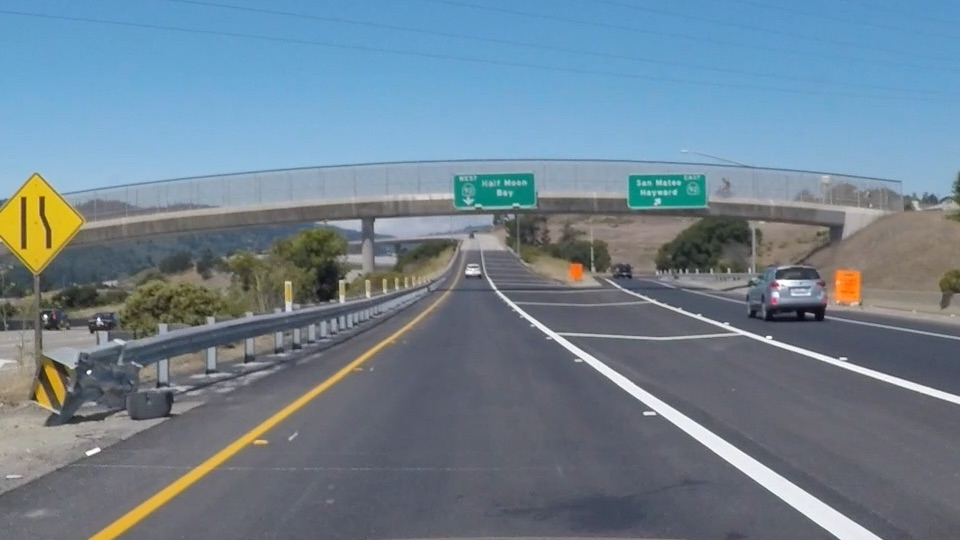
#> input picture images/exit-ramp.jpg, 960 x 540 px
$ python chapter_02.py
#> lines starting #> are read from the running program, lines starting #| are printed output that depends on the picture
import cv2
import numpy as np

# Read an image
img = cv2.imread("../../images/exit-ramp.jpg")
#> img is the input picture: shape (540, 960, 3); mean B, G, R 144.4, 130.2, 111.3
print(img.shape)
#| (540, 960, 3)
cv2.imshow("Original Image", img)

# Resize an iamge
img_resized = cv2.resize(img, (400, 300))
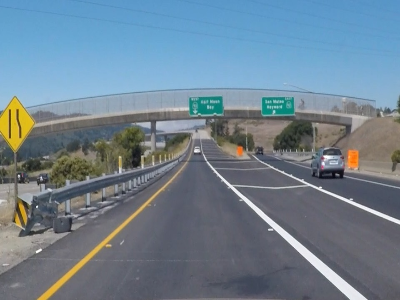
#> img_resized: shape (300, 400, 3); mean B, G, R 144.4, 130.1, 111.3
cv2.imshow("Resized Image", img_resized)
print(img_resized.shape)
#| (300, 400, 3)

img_croped = img[100:400, 400:500]
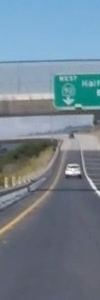
#> img_croped: shape (300, 100, 3); mean B, G, R 144.9, 131.7, 114.3
cv2.imshow("Croped Image", img_croped)

cv2.waitKey(0)

$ run again, with images/curved-lane.jpg copied over images/exit-ramp.jpg
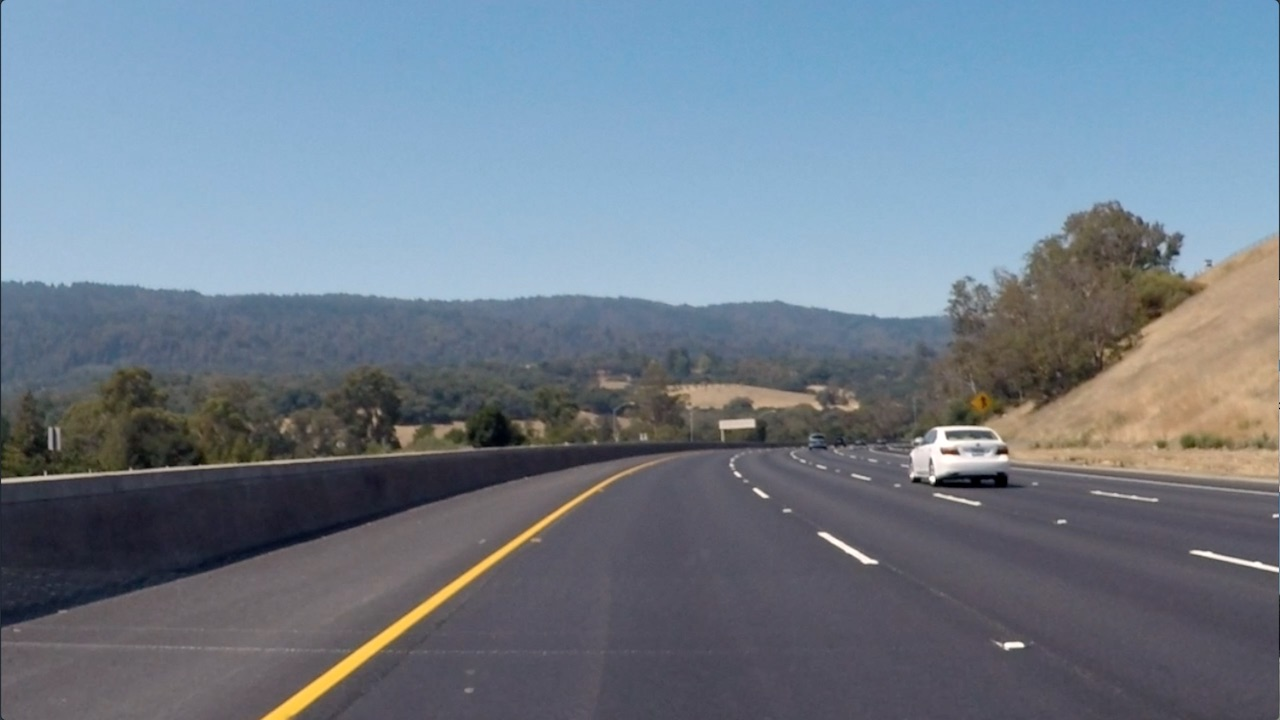
#> input picture images/curved-lane.jpg, 1280 x 720 px
#> img is the input picture: shape (720, 1280, 3); mean B, G, R 138.7, 125, 112.1
#| (720, 1280, 3)
#> `img_resized = cv2.resize(img, (400, 300))`:
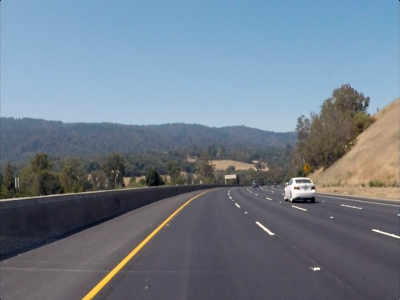
#> img_resized: shape (300, 400, 3); mean B, G, R 138.7, 125, 112.1
#| (300, 400, 3)
#> `img_croped = img[100:400, 400:500]`:
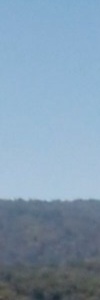
#> img_croped: shape (300, 100, 3); mean B, G, R 177.6, 155.5, 130.1

$ run again, with images/test6.jpg copied over images/exit-ramp.jpg
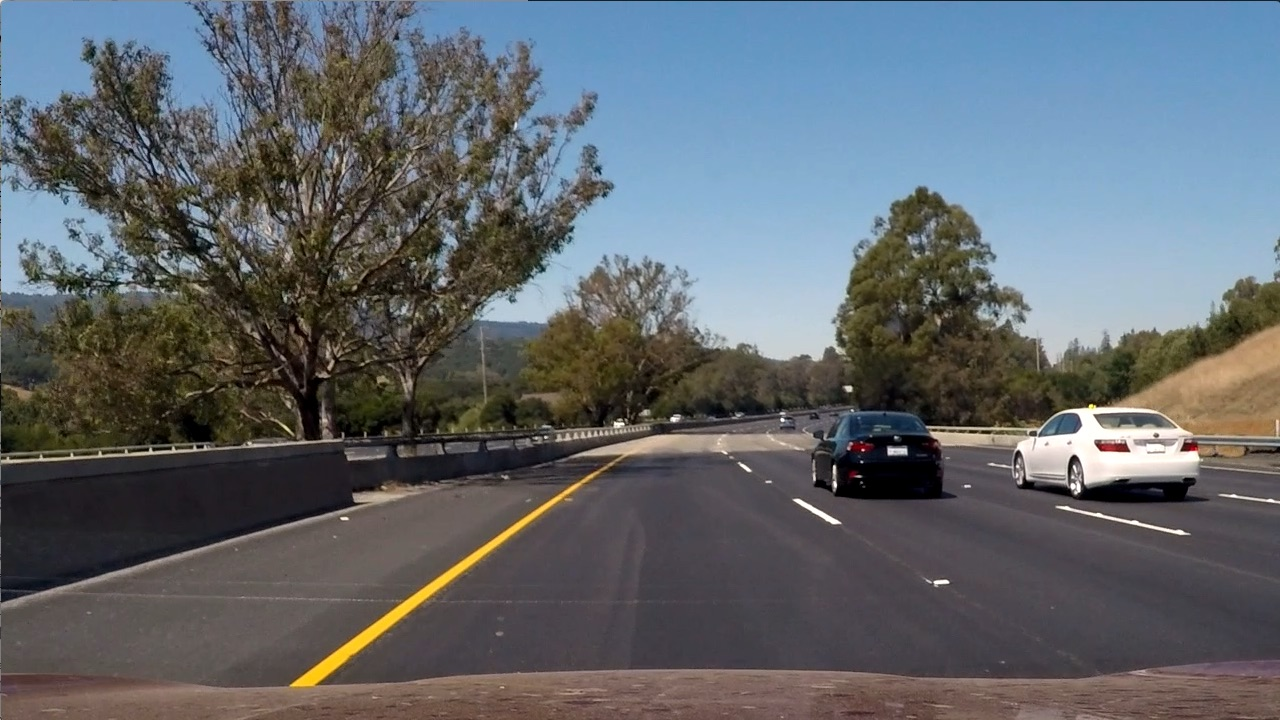
#> input picture images/test6.jpg, 1280 x 720 px
#> img is the input picture: shape (720, 1280, 3); mean B, G, R 107.9, 102.6, 97
#| (720, 1280, 3)
#> `img_resized = cv2.resize(img, (400, 300))`:
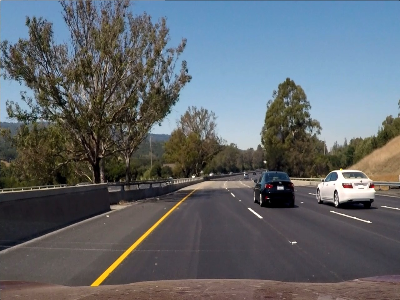
#> img_resized: shape (300, 400, 3); mean B, G, R 107.8, 102.5, 97
#| (300, 400, 3)
#> `img_croped = img[100:400, 400:500]`:
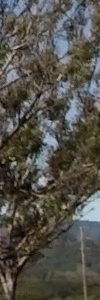
#> img_croped: shape (300, 100, 3); mean B, G, R 73.2, 80.7, 82.9
